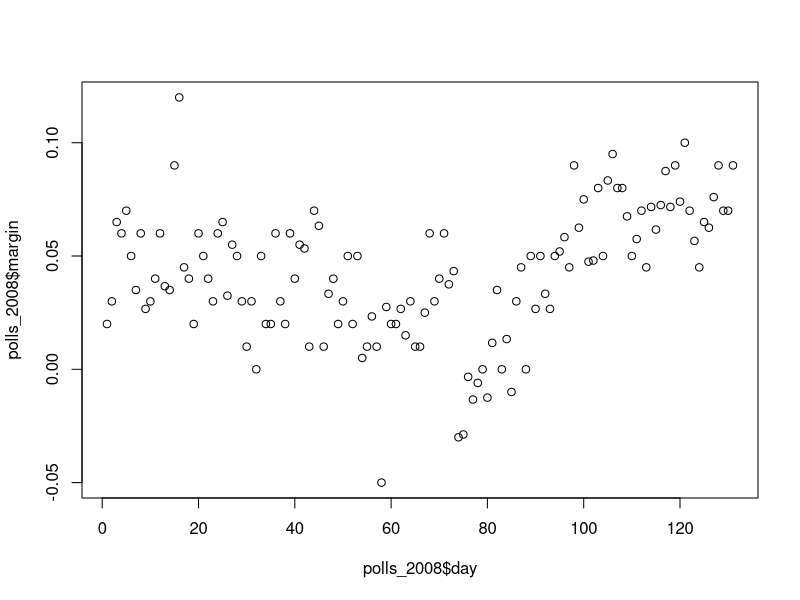

This figure's R source: (Note: this script raises an error after producing the figure.)
################################################################ 
###### Cross Validation - Classroom Exercises - 19/2/2026 ###### 
################################################################ 


####################################################
### compile the required code when "TO DO:" appears
####################################################


### Libraries
library(tidyverse)  # data manipulation and visualization
library(caret)      # statistical learning techniques
library(ggplot2)    # plots
library(dslabs)     # digit recognition data
library(datasets)



### Data
# We will use the **polls_2008** dataset, which is part of the
# dslabs package. It contains data from 131 pollsters 
# for the popular vote between Obama and McCain in the 2008 
# presidential election. The variables are:

# day. Days until election day. Negative numbers are reported so 
# that days can increase up to 0, which is election day.

# margin. Average difference between Obama and McCain for that day


data("polls_2008")
polls_2008 <- data.frame(polls_2008)
polls_2008$day <- 1:nrow(polls_2008) # transform day in positive numbers
plot(polls_2008$day, polls_2008$margin)


#TO DO: perform LOOCV to test loess at degree = 1, 2; and consider a 
# sequence of length 20 from 0.05 to 1 for span
degree_list <- list()
span_values <- ???
for(deg in 1:2){ #polynomial degree
  err <- list()
  for(k in 1:length(span_values)){ #smoothness
    score <- list()
    for(i in 1:(nrow(polls_2008))){
      training = polls_2008[-i,]
      model = loess(margin ~ day, data = training, span = span_values[k],
                    degree=deg) 
      validation = polls_2008[i,]
      pred = na.omit(predict(model, validation))
      # error of ith fold
      score[[i]] = (validation$margin - pred)^2
    }
    # returns a vector with the average error for a given degree & span
    err[[k]] <- mean(unlist(score),na.rm=TRUE) 
  }
  degree_list[[deg]] <- err
}

# prepare dataframe for ggplot
spans <- rep(span_values,2)
degrees <- rep(c(1,2), each = length(span_values))
err <- unlist(degree_list)
df_toplot <- as.data.frame(cbind(spans,degrees,err))

#TO DO: comment the results
plt <- ggplot(df_toplot, aes(x=spans, y=err, group=factor(degrees))) + 
  geom_point() + geom_line(aes(col=factor(degrees)))
plt


#TO DO: display the parameters corresponding to the minimum error.
best <- ???
best


#TO DO: plot the resulting smoothed curve.
res <- ??? 
plot(polls_2008$day, polls_2008$margin)
lines(predict(res), col='blue')






#TO DO: Perform k-fold CV for k=3 by considering the same values of 
# degree and span as previously
set.seed(123)
flds <- ???

degree_list <- list()
for(deg in 1:2){ #polynomial degree
  err <- list()
  for(k in 1:length(span_values)){ #smoothness
    score <- list()
    for(i in 1:length(flds)){
      validation <- polls_2008[unlist(flds[i]),]
      training <- polls_2008[unlist(flds[-i]),]
      model = loess(margin ~ day, data = training, span = span_values[k],
                    degree=deg) 
      pred = na.omit(predict(model, validation))
      # error of ith fold
      score[[i]] = (validation$margin - pred)^2
    }
    err[[k]] <- mean(unlist(score))
  }
  degree_list[[deg]] <- unlist(err)
}


# prepare dataframe for ggplot
spans <- rep(span_values,2)
degrees <- rep(c(1,2), each = length(span_values))
err <- unlist(degree_list)
df_toplot <- as.data.frame(cbind(spans,degrees,err))

#TO DO: comment the results
plt <- ggplot(df_toplot, aes(x=spans, y=err, group=factor(degrees))) + 
  geom_point() + geom_line(aes(col=factor(degrees)))
plt


#TO DO: display the parameters corresponding to the minimum error.
best <- ???
best


#TO DO: plot the resulting smoothed curve.
res <- ??? 
plot(polls_2008$day, polls_2008$margin)
lines(predict(res), col='blue')





#TO DO: perform Temporal Block "Cross" Validation by considering the same values
# of degree and span as previously. Use a rolling window of size 100 and horizon $h=5$.

flds <- ???



degree_list <- list()
for(deg in 1:2){ #polynomial degree
  err <- list()
  for(k in 1:length(span_values)){ #smoothness
    score <- list()
    for(i in 1:length(flds$test)){
      validation <- polls_2008[unlist(flds$test[i]),]
      training <- polls_2008[unlist(flds$train[-i]),]
      model = loess(margin ~ day, data = training, span = span_values[k],
                    degree=deg) 
      pred = na.omit(predict(model, validation))
      # error of ith fold
      score[[i]] = (validation$margin - pred)^2
    }
    err[[k]] <- mean(unlist(score))
  }
  degree_list[[deg]] <- unlist(err)
}


# prepare dataframe for ggplot
spans <- rep(span_values,2)
degrees <- rep(c(1,2), each = length(span_values))
err <- unlist(degree_list)
df_toplot <- as.data.frame(cbind(spans,degrees,err))


#TO DO: comment the results
plt <- ggplot(df_toplot, aes(x=spans, y=err, group=factor(degrees))) + 
  geom_point() + geom_line(aes(col=factor(degrees)))
plt


#TO DO: display the parameters corresponding to the minimum error.
best <- ???
best


#TO DO: plot the resulting smoothed curve.
res <- ???
plot(polls_2008$day, polls_2008$margin)
lines(predict(res), col='blue')
